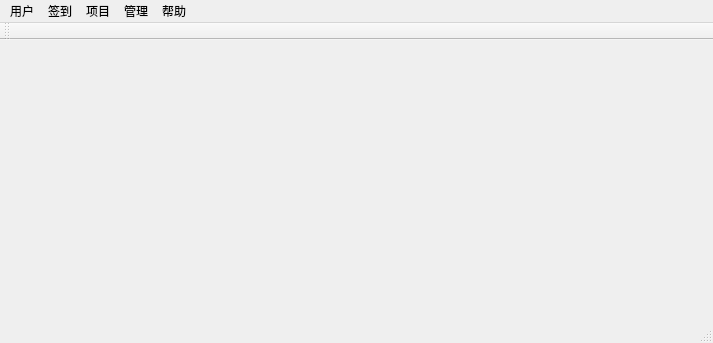
<?xml version="1.0" encoding="UTF-8"?>
<ui version="4.0">
 <class>MainWindow</class>
 <widget class="QMainWindow" name="MainWindow">
  <property name="geometry">
   <rect>
    <x>0</x>
    <y>0</y>
    <width>713</width>
    <height>343</height>
   </rect>
  </property>
  <property name="windowTitle">
   <string>MainWindow</string>
  </property>
  <widget class="QWidget" name="centralWidget"/>
  <widget class="QMenuBar" name="menuBar">
   <property name="geometry">
    <rect>
     <x>0</x>
     <y>0</y>
     <width>713</width>
     <height>23</height>
    </rect>
   </property>
   <widget class="QMenu" name="menu_user">
    <property name="title">
     <string>用户</string>
    </property>
    <addaction name="myinfo_action"/>
   </widget>
   <widget class="QMenu" name="menu_check">
    <property name="title">
     <string>签到</string>
    </property>
    <addaction name="punchin_action"/>
    <addaction name="punchout_action"/>
   </widget>
   <widget class="QMenu" name="menu_project">
    <property name="title">
     <string>项目</string>
    </property>
    <addaction name="addproject_action"/>
    <addaction name="team_action"/>
    <addaction name="teamgrade_action"/>
   </widget>
   <widget class="QMenu" name="menu_manage">
    <property name="title">
     <string>管理</string>
    </property>
    <addaction name="perslevel_action"/>
    <addaction name="persgrade_action"/>
    <addaction name="jobchange_action"/>
   </widget>
   <widget class="QMenu" name="menu_help">
    <property name="title">
     <string>帮助</string>
    </property>
    <addaction name="about_action"/>
   </widget>
   <addaction name="menu_user"/>
   <addaction name="menu_check"/>
   <addaction name="menu_project"/>
   <addaction name="menu_manage"/>
   <addaction name="menu_help"/>
  </widget>
  <widget class="QToolBar" name="mainToolBar">
   <attribute name="toolBarArea">
    <enum>TopToolBarArea</enum>
   </attribute>
   <attribute name="toolBarBreak">
    <bool>false</bool>
   </attribute>
  </widget>
  <widget class="QStatusBar" name="statusBar"/>
  <action name="myinfo_action">
   <property name="text">
    <string>本人信息</string>
   </property>
  </action>
  <action name="punchin_action">
   <property name="text">
    <string>签入</string>
   </property>
  </action>
  <action name="punchout_action">
   <property name="text">
    <string>签出</string>
   </property>
  </action>
  <action name="addproject_action">
   <property name="text">
    <string>新增项目</string>
   </property>
  </action>
  <action name="team_action">
   <property name="text">
    <string>项目团队</string>
   </property>
  </action>
  <action name="teamgrade_action">
   <property name="text">
    <string>项目打分</string>
   </property>
  </action>
  <action name="perslevel_action">
   <property name="text">
    <string>员工评级</string>
   </property>
  </action>
  <action name="persgrade_action">
   <property name="text">
    <string>员工打分</string>
   </property>
  </action>
  <action name="jobchange_action">
   <property name="text">
    <string>职务变更</string>
   </property>
  </action>
  <action name="about_action">
   <property name="text">
    <string>关于</string>
   </property>
  </action>
 </widget>
 <layoutdefault spacing="6" margin="11"/>
 <resources/>
 <connections/>
</ui>
